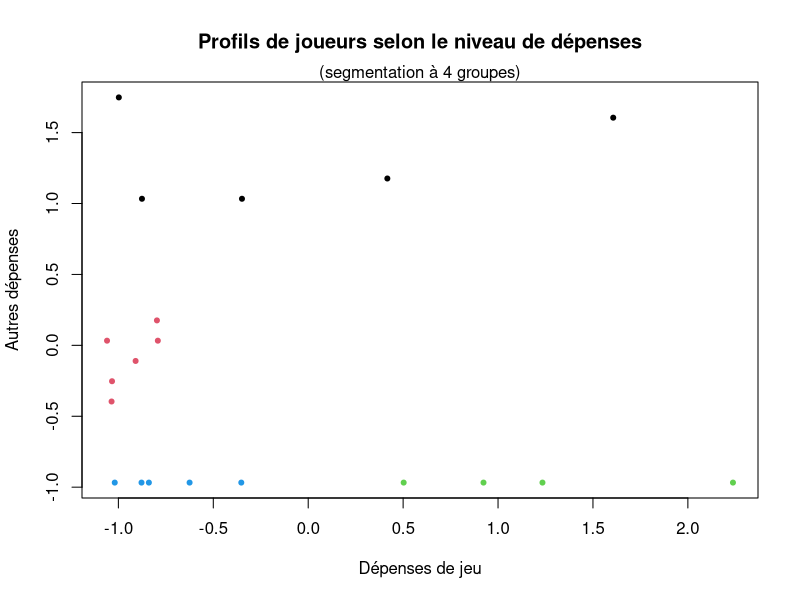

Generate this figure with R:
## ---- chunk 1
setwd("/Users/nct/Documents/github")
## ---- chunk 2
library(dplyr)
library(readxl)
## ---- chunk 3
profil <- read_xlsx("Donnees.xlsx", sheet = "Profils", col_names = TRUE, skip = 1)
## ---- chunk 4
summary(profil)
## ---- chunk 5
profil <- profil %>%
  mutate(Femme = ifelse(Sexe == "F", 1, 0))
## ---- chunk 6
profil <- profil %>%
  mutate(NbVisites = (NbVisites - mean(NbVisites))/sd(NbVisites),
         DepenseJeu = (DepenseJeu - mean(DepenseJeu))/sd(DepenseJeu),
         DepensesAutres = (DepensesAutres - mean(DepensesAutres))/sd(DepensesAutres))
summary(profil)
## ---- chunk 7
# définition d'un seed pour que les résultats soient toujours les mêmes
set.seed(222)
# segmentation à l'aide de la fonction kmeans
cluster <- kmeans(profil[1:20, c("DepenseJeu", "DepensesAutres")], centers = 4)
# visualisation des résultats
plot(profil[1:20, c("DepenseJeu", "DepensesAutres")], col = (cluster$cluster),
     main = "Profils de joueurs selon le niveau de dépenses",
     xlab = "Dépenses de jeu", ylab = "Autres dépenses", pch = 20)
mtext("(segmentation à 4 groupes)")
